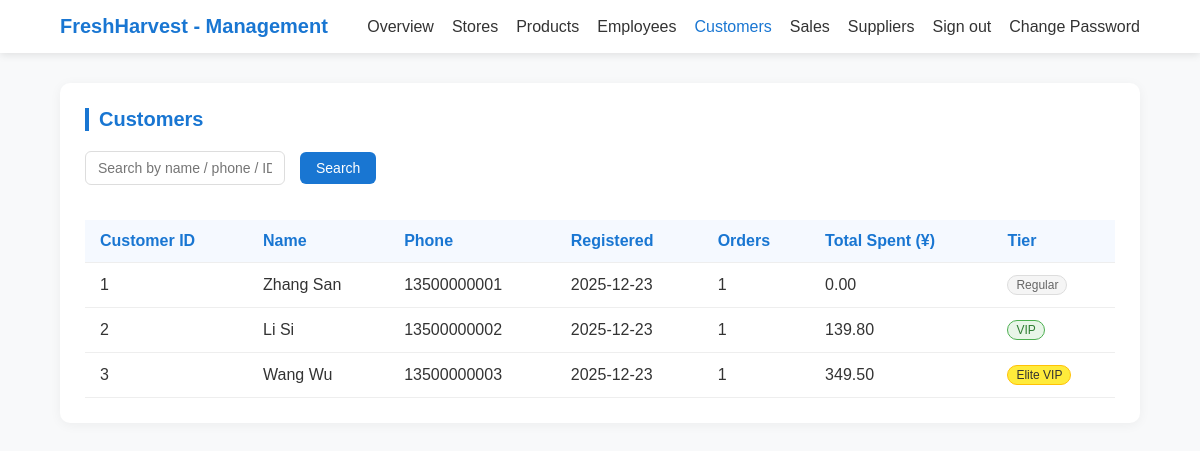
The app's page /manager/customers.php with its own data.
### tables this page shows
CREATE TABLE IF NOT EXISTS `Customer` (
  `customer_ID` INT NOT NULL AUTO_INCREMENT,
  `user_name` VARCHAR(45) , 
  `phone` VARCHAR(20) NULL,
  `email` VARCHAR(100) NULL UNIQUE,
  `gender` ENUM('Male', 'Female'),
  `address` VARCHAR(200) NULL,
  `accu_cost` DECIMAL(10,2) NULL,
  `loyalty_level` ENUM('Regular', 'VIP', 'VVIP') DEFAULT 'Regular',
  `created_at` TIMESTAMP DEFAULT CURRENT_TIMESTAMP,
  PRIMARY KEY (`customer_ID`),
  CONSTRAINT `fk_customer_user_name`
    FOREIGN KEY (`user_name`)
    REFERENCES `User` (`user_name`)
    ON DELETE NO ACTION
    ON UPDATE NO ACTION);

### manager/inc/data.php (called while the page is built, shortened)
<?php
require_once __DIR__ . '/db_connect.php';
function getProductsViewData() {
    global $conn;
    $products = [];
    try {
        $sql = "SELECT * FROM v_products_list";
        $result = $conn->query($sql);
        if ($result && $result->num_rows > 0) {
            while ($row = $result->fetch_assoc()) {
                $statusText = '';
                $stock = $row['stock'];
                if ($stock <= 0) {
                    $statusText = 'Out of stock';
                } elseif ($stock < 10) {
                    $statusText = 'Low stock';
                } else {
                    $statusText = 'In stock';
                }
                $products[] = [
                    'id' => $row['id'],
                    'name' => $row['name'],
                    'sku' => $row['sku'],
                    'description' => $row['description'],
                    'spec' => $row['parent_category'] ?? '',
                    'unit' => $row['unit'],
                    'price' => '¥' . number_format($row['price'], 2),
                    'category' => $row['category'],
                    'status' => $row['status'],
                    'statusText' => $statusText,
                    'stock' => $stock,
                    'image' => '',
                ];
            }
        }
    } catch (Exception $e) {
        error_log("获取产品数据失败: " . $e->getMessage());
    }
    return $products;
}
function getCustomersData() {
    global $conn;
    $customers = [];
    try {
        $sql = "
        SELECT
            c.customer_ID as id,
            CONCAT(u.first_name, ' ', u.last_name) as name,
            c.phone,
            c.email,
            DATE(c.created_at) as registered,
            c.loyalty_level,
            -- 统计订单信息
            COUNT(DISTINCT co.order_ID) as order_count,
            c.accu_cost as total_spent
        FROM
            Customer c
            JOIN User u ON c.user_name = u.user_name
            LEFT JOIN CustomerOrder co ON c.customer_ID = co.customer_ID
        GROUP BY
            c.customer_ID,
            u.first_name,
            u.last_name,
            c.phone,
            c.email,
            c.created_at,
            c.loyalty_level
        ORDER BY
            c.customer_ID ASC";
        $result = $conn->query($sql);
        if ($result->num_rows > 0) {
            while ($row = $result->fetch_assoc()) {
                $customers[] = [
                    'id' => $row['id'] ?? '',
                    'name' => $row['name'] ?? '',
                    'phone' => $row['phone'] ?? '',
                    'registered' => $row['registered'] ?? '',
                    'orders' => intval($row['order_count'] ?? 0),
                    'total_spent' => floatval($row['total_spent'] ?? 0),
                    'loyalty_level' => $row['loyalty_level'] ?? 'Regular'
                ];
            }
        } else {
            error_log("顾客数据查询结果为空");
        }
    } catch (Exception $e) {
        error_log("获取顾客数据失败: " . $e->getMessage());
    }
    return $customers;
}
$products = getProductsViewData();
$customers = getCustomersData();
?>

### manager/customers.php (the view, shortened to what this page needs)
<?php
require_once __DIR__ . '/inc/data.php';
require_once __DIR__ . '/inc/header.php';
?>
<section class="section">
    <h2 class="section-title">Customers</h2>
    <div class="filter-bar" style="align-items:center;">
        <input id="custSearch" class="filter-input" placeholder="Search by name / phone / ID">
        <button id="custSearchBtn" class="btn btn-primary">Search</button>
    </div>
    <div style="overflow:auto;">
        <table class="data-table" id="customersTable">
            <thead>
                <tr>
                    <th>Customer ID</th>
                    <th>Name</th>
                    <th>Phone</th>
                    <th>Registered</th>
                    <th>Orders</th>
                    <th>Total Spent (¥)</th>
                    <th>Tier</th>
                </tr>
            </thead>
            <tbody>
                <?php if (empty($customers)): ?>
                <tr>
                    <td colspan="7" style="text-align:center;padding:20px;color:#666;">
                        No customer data
                    </td>
                </tr>
                <?php else: ?>
                <?php foreach ($customers as $c): ?>
                <tr>
                    <td><?= htmlspecialchars($c['id']) ?></td>
                    <td><?= htmlspecialchars($c['name']) ?></td>
                    <td><?= htmlspecialchars($c['phone']) ?></td>
                    <td><?= htmlspecialchars($c['registered']) ?></td>
                    <td><?= $c['orders'] ?></td>
                    <td><?= number_format($c['total_spent'], 2) ?></td>
                    <td>
                        <?php
                        $loyaltyText = $c['loyalty_level'];
                        $loyaltyClass = '';
                        switch ($loyaltyText) {
                            case 'VVIP':
                                $loyaltyText = 'Elite VIP';
                                $loyaltyClass = 'vip-vvip';
                                break;
                            case 'VIP':
                                $loyaltyText = 'VIP';
                                $loyaltyClass = 'vip-normal';
                                break;
                            case 'Regular':
                            default:
                                $loyaltyText = 'Regular';
                                $loyaltyClass = 'vip-regular';
                                break;
                        }
                        ?>
                        <span class="vip-tag <?= $loyaltyClass ?>"><?= htmlspecialchars($loyaltyText) ?></span>
                    </td>
                </tr>
                <?php endforeach; ?>
                <?php endif; ?>
            </tbody>
        </table>
    </div>
</section>

### manager/inc/header.php (shortened to what this page needs)
<!DOCTYPE html>
<html lang="en">
<head>
</head>
<body>
<header class="header">
    <div class="nav-container">
        <a href="overview.php" class="logo">FreshHarvest - Management</a>
        <?php
        $curPage = basename($_SERVER['PHP_SELF']);
        $navLinks = [
            'Overview' => 'overview.php',
            'Stores' => 'stores.php',
            'Products' => 'goods.php',
            'Employees' => 'employees.php',
            'Customers' => 'customers.php',
            'Sales' => 'saletrend.php',
            'Suppliers' => 'sup_Info.php',
            'Sign out' => 'logout',
            'Change Password' => 'change_password.php'
        ];
        echo '<ul class="nav-menu">';
        foreach ($navLinks as $label => $url) {
          if ($label === 'Sign out') {
             echo "<li><a class='nav-link logout-btn' href='javascript:void(0)'>{$label}</a></li>";
          } else {
            $activeClass = ($curPage === basename($url)) ? 'active' : '';
            echo "<li><a class='nav-link {$activeClass}' href='{$url}'>{$label}</a></li>";
          }
        }
        echo '</ul>';
?>
    </div>
</header>
<main>

### manager/inc/header.php (style rules this page uses)
* { margin:0;padding:0;box-sizing:border-box;font-family:'Microsoft YaHei',Arial,sans-serif; }
body { background:#f8f9fa;color:#333; }
.header { background:#fff;box-shadow:0 2px 8px rgba(0,0,0,0.1);position:sticky;top:0;z-index:999; }
.nav-container { width:90%;margin:0 auto;display:flex;justify-content:space-between;align-items:center;padding:15px 0; }
.logo { font-size:20px;font-weight:700;color:#1976d2;text-decoration:none; }
.nav-menu { display:flex;list-style:none;gap:18px; }
.nav-link { color:#333;text-decoration:none;font-weight:500;transition:color 0.3s; }
.nav-link:hover, .nav-link.active { color:#1976d2; }
main { width:90%;margin:30px auto;min-height:calc(100vh - 200px); }
.section { background:#fff;border-radius:10px;box-shadow:0 2px 12px rgba(0,0,0,0.05);padding:25px;margin-bottom:30px; }
.section-title { font-size:20px;font-weight:600;margin-bottom:20px;color:#1976d2;border-left:4px solid #1976d2;padding-left:10px; }
.data-table { width:100%;border-collapse:collapse;margin-top:15px; }
.data-table th, .data-table td { padding:12px 15px;text-align:left;border-bottom:1px solid #eee; }
.data-table th { background:#f5f9ff;color:#1976d2;font-weight:600; }
.btn { padding:8px 16px;border-radius:6px;border:none;font-size:14px;cursor:pointer;transition:background-color 0.3s; }
.btn-primary { background:#1976d2;color:white; }
.filter-bar { display:flex;gap:15px;margin-bottom:20px;flex-wrap:wrap;align-items:center; }
.filter-input { padding:8px 12px;border:1px solid #ddd;border-radius:6px;font-size:14px;width:200px; }

### manager/customers.php (style rules this page uses)
.vip-tag { display: inline-block; padding: 2px 8px; border-radius: 12px; font-size: 12px; font-weight: 500; }
.vip-vvip { background-color: #ffeb3b; color: #333; border: 1px solid #ffc107; }
.vip-normal { background-color: #e8f5e8; color: #2e7d32; border: 1px solid #4caf50; }
.vip-regular { background-color: #f5f5f5; color: #666; border: 1px solid #ddd; }

### records on screen
customer: customer_ID "1", name "Zhang San", phone "13500000001", registered "2025-12-23", orders "1", accu_cost "0.00", loyalty_level "Regular"
customer: customer_ID "2", name "Li Si", phone "13500000002", registered "2025-12-23", orders "1", accu_cost "139.80", loyalty_level "VIP"
customer: customer_ID "3", name "Wang Wu", phone "13500000003", registered "2025-12-23", orders "1", accu_cost "349.50", loyalty_level "Elite VIP"

### other values on screen
$label "Overview"
$label "Stores"
$label "Products"
$label "Employees"
$label "Customers"
$label "Sales"
$label "Suppliers"
$label "Sign out"
$label "Change Password"
